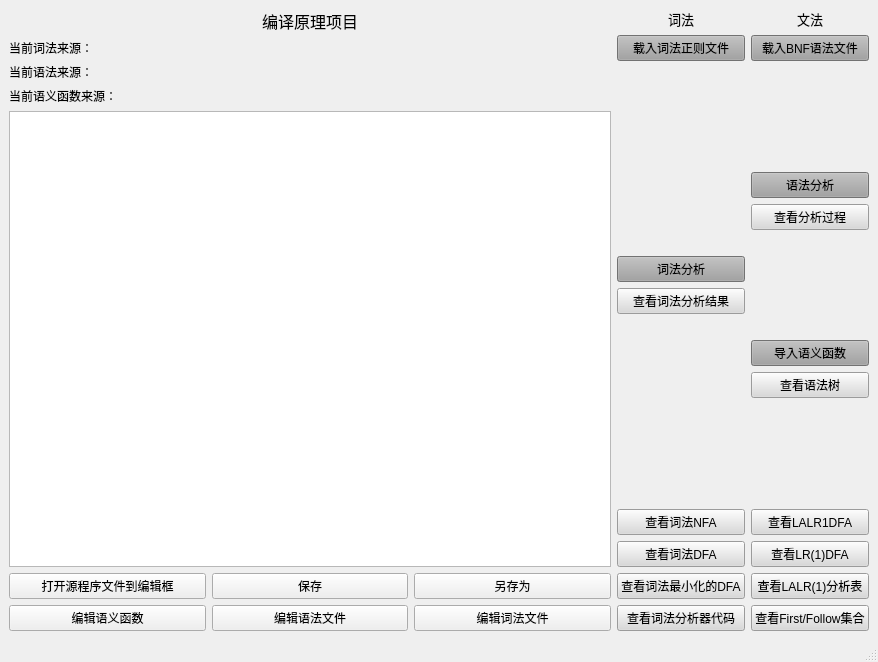
<?xml version="1.0" encoding="UTF-8"?>
<ui version="4.0">
 <class>MainWindow</class>
 <widget class="QMainWindow" name="MainWindow">
  <property name="geometry">
   <rect>
    <x>0</x>
    <y>0</y>
    <width>878</width>
    <height>662</height>
   </rect>
  </property>
  <property name="windowTitle">
   <string>MainWindow</string>
  </property>
  <property name="styleSheet">
   <string notr="true"/>
  </property>
  <widget class="QWidget" name="centralwidget">
   <layout class="QHBoxLayout" name="horizontalLayout_6">
    <item>
     <layout class="QHBoxLayout" name="horizontalLayout_5">
      <item>
       <layout class="QVBoxLayout" name="verticalLayout_7">
        <item>
         <widget class="QLabel" name="label_3">
          <property name="font">
           <font>
            <family>Microsoft Himalaya</family>
            <pointsize>12</pointsize>
           </font>
          </property>
          <property name="text">
           <string>编译原理项目</string>
          </property>
          <property name="alignment">
           <set>Qt::AlignCenter</set>
          </property>
         </widget>
        </item>
        <item>
         <widget class="QLabel" name="label_Word_source">
          <property name="styleSheet">
           <string notr="true"/>
          </property>
          <property name="text">
           <string>当前词法来源：</string>
          </property>
         </widget>
        </item>
        <item>
         <widget class="QLabel" name="label_Grammar_source">
          <property name="styleSheet">
           <string notr="true"/>
          </property>
          <property name="text">
           <string>当前语法来源：</string>
          </property>
         </widget>
        </item>
        <item>
         <widget class="QLabel" name="fixTreeSource">
          <property name="text">
           <string>当前语义函数来源：</string>
          </property>
         </widget>
        </item>
        <item>
         <widget class="QPlainTextEdit" name="plainTextEdit"/>
        </item>
        <item>
         <layout class="QHBoxLayout" name="horizontalLayout_4">
          <item>
           <widget class="QPushButton" name="pushButton_openSrc">
            <property name="styleSheet">
             <string notr="true"/>
            </property>
            <property name="text">
             <string>打开源程序文件到编辑框</string>
            </property>
           </widget>
          </item>
          <item>
           <widget class="QPushButton" name="pushButton_save_program">
            <property name="text">
             <string>保存</string>
            </property>
           </widget>
          </item>
          <item>
           <widget class="QPushButton" name="pushButton_saveSrc">
            <property name="styleSheet">
             <string notr="true"/>
            </property>
            <property name="text">
             <string>另存为</string>
            </property>
           </widget>
          </item>
         </layout>
        </item>
        <item>
         <layout class="QHBoxLayout" name="horizontalLayout">
          <item>
           <widget class="QPushButton" name="pushButton_edit_fixTree">
            <property name="text">
             <string>编辑语义函数</string>
            </property>
           </widget>
          </item>
          <item>
           <widget class="QPushButton" name="pushButton_edit_grm">
            <property name="text">
             <string>编辑语法文件</string>
            </property>
           </widget>
          </item>
          <item>
           <widget class="QPushButton" name="pushButton_edit_rul">
            <property name="text">
             <string>编辑词法文件</string>
            </property>
           </widget>
          </item>
         </layout>
        </item>
       </layout>
      </item>
      <item>
       <layout class="QHBoxLayout" name="horizontalLayout_2">
        <item>
         <layout class="QHBoxLayout" name="horizontalLayout_3">
          <item>
           <layout class="QVBoxLayout" name="verticalLayout_2">
            <item>
             <widget class="QLabel" name="label_2">
              <property name="font">
               <font>
                <family>Microsoft Himalaya</family>
                <pointsize>10</pointsize>
                <italic>false</italic>
                <bold>false</bold>
               </font>
              </property>
              <property name="text">
               <string>词法</string>
              </property>
              <property name="alignment">
               <set>Qt::AlignCenter</set>
              </property>
             </widget>
            </item>
            <item>
             <widget class="QPushButton" name="pushButton_load_word_rul">
              <property name="styleSheet">
               <string notr="true">background-color: rgb(160, 160, 160);</string>
              </property>
              <property name="text">
               <string>载入词法正则文件</string>
              </property>
             </widget>
            </item>
            <item>
             <spacer name="verticalSpacer_2">
              <property name="orientation">
               <enum>Qt::Vertical</enum>
              </property>
              <property name="sizeHint" stdset="0">
               <size>
                <width>20</width>
                <height>40</height>
               </size>
              </property>
             </spacer>
            </item>
            <item>
             <widget class="QPushButton" name="pushButton_Word_Analyze">
              <property name="styleSheet">
               <string notr="true">background-color: rgb(160, 160, 160);</string>
              </property>
              <property name="text">
               <string>词法分析</string>
              </property>
             </widget>
            </item>
            <item>
             <widget class="QPushButton" name="pushButton_show_result_WA">
              <property name="styleSheet">
               <string notr="true">background-color: rgb(217, 217, 217);</string>
              </property>
              <property name="text">
               <string>查看词法分析结果</string>
              </property>
             </widget>
            </item>
            <item>
             <spacer name="verticalSpacer_3">
              <property name="orientation">
               <enum>Qt::Vertical</enum>
              </property>
              <property name="sizeHint" stdset="0">
               <size>
                <width>20</width>
                <height>40</height>
               </size>
              </property>
             </spacer>
            </item>
            <item>
             <widget class="QPushButton" name="pushButton_Word_NFA">
              <property name="styleSheet">
               <string notr="true">background-color: rgb(217, 217, 217);</string>
              </property>
              <property name="text">
               <string>查看词法NFA</string>
              </property>
             </widget>
            </item>
            <item>
             <widget class="QPushButton" name="pushButton_word_DFA">
              <property name="styleSheet">
               <string notr="true">background-color: rgb(217, 217, 217);</string>
              </property>
              <property name="text">
               <string>查看词法DFA</string>
              </property>
             </widget>
            </item>
            <item>
             <widget class="QPushButton" name="pushButton_word_miniDFA">
              <property name="styleSheet">
               <string notr="true">background-color: rgb(217, 217, 217);</string>
              </property>
              <property name="text">
               <string>查看词法最小化的DFA</string>
              </property>
             </widget>
            </item>
            <item>
             <widget class="QPushButton" name="pushButton_show_code">
              <property name="styleSheet">
               <string notr="true">background-color: rgb(217, 217, 217);</string>
              </property>
              <property name="text">
               <string>查看词法分析器代码</string>
              </property>
             </widget>
            </item>
           </layout>
          </item>
          <item>
           <layout class="QVBoxLayout" name="verticalLayout_3">
            <item>
             <widget class="QLabel" name="label">
              <property name="font">
               <font>
                <family>Microsoft Himalaya</family>
                <pointsize>10</pointsize>
                <bold>false</bold>
               </font>
              </property>
              <property name="layoutDirection">
               <enum>Qt::LeftToRight</enum>
              </property>
              <property name="autoFillBackground">
               <bool>false</bool>
              </property>
              <property name="text">
               <string>文法</string>
              </property>
              <property name="alignment">
               <set>Qt::AlignCenter</set>
              </property>
             </widget>
            </item>
            <item>
             <widget class="QPushButton" name="pushButton_load_BNF">
              <property name="styleSheet">
               <string notr="true">background-color: rgb(160, 160, 160);</string>
              </property>
              <property name="text">
               <string>载入BNF语法文件</string>
              </property>
             </widget>
            </item>
            <item>
             <spacer name="verticalSpacer_5">
              <property name="orientation">
               <enum>Qt::Vertical</enum>
              </property>
              <property name="sizeHint" stdset="0">
               <size>
                <width>20</width>
                <height>40</height>
               </size>
              </property>
             </spacer>
            </item>
            <item>
             <widget class="QPushButton" name="pushButton_GA_run">
              <property name="styleSheet">
               <string notr="true">background-color: rgb(160, 160, 160);</string>
              </property>
              <property name="text">
               <string>语法分析</string>
              </property>
             </widget>
            </item>
            <item>
             <widget class="QPushButton" name="pushButton_show_log">
              <property name="styleSheet">
               <string notr="true">background-color: rgb(217, 217, 217);</string>
              </property>
              <property name="text">
               <string>查看分析过程</string>
              </property>
             </widget>
            </item>
            <item>
             <spacer name="verticalSpacer">
              <property name="orientation">
               <enum>Qt::Vertical</enum>
              </property>
              <property name="sizeHint" stdset="0">
               <size>
                <width>20</width>
                <height>40</height>
               </size>
              </property>
             </spacer>
            </item>
            <item>
             <widget class="QPushButton" name="pushButton_GrmTreeFunc">
              <property name="styleSheet">
               <string notr="true">background-color: rgb(160, 160, 160);</string>
              </property>
              <property name="text">
               <string>导入语义函数</string>
              </property>
             </widget>
            </item>
            <item>
             <widget class="QPushButton" name="pushButton_show_Analyze_Tree">
              <property name="styleSheet">
               <string notr="true">background-color: rgb(217, 217, 217);</string>
              </property>
              <property name="text">
               <string>查看语法树</string>
              </property>
             </widget>
            </item>
            <item>
             <spacer name="verticalSpacer_4">
              <property name="orientation">
               <enum>Qt::Vertical</enum>
              </property>
              <property name="sizeHint" stdset="0">
               <size>
                <width>20</width>
                <height>40</height>
               </size>
              </property>
             </spacer>
            </item>
            <item>
             <widget class="QPushButton" name="pushButton_show_LALR_DFA">
              <property name="styleSheet">
               <string notr="true">background-color: rgb(217, 217, 217);</string>
              </property>
              <property name="text">
               <string>查看LALR1DFA</string>
              </property>
             </widget>
            </item>
            <item>
             <widget class="QPushButton" name="pushButton_show_LR1_DFA">
              <property name="styleSheet">
               <string notr="true">background-color: rgb(217, 217, 217);</string>
              </property>
              <property name="text">
               <string>查看LR(1)DFA</string>
              </property>
             </widget>
            </item>
            <item>
             <widget class="QPushButton" name="pushButton_LALR1Table">
              <property name="styleSheet">
               <string notr="true">background-color: rgb(217, 217, 217);</string>
              </property>
              <property name="text">
               <string>查看LALR(1)分析表</string>
              </property>
             </widget>
            </item>
            <item>
             <widget class="QPushButton" name="pushButton_show_FirstFollow">
              <property name="styleSheet">
               <string notr="true">background-color: rgb(217, 217, 217);</string>
              </property>
              <property name="text">
               <string>查看First/Follow集合</string>
              </property>
             </widget>
            </item>
           </layout>
          </item>
         </layout>
        </item>
       </layout>
      </item>
     </layout>
    </item>
   </layout>
  </widget>
  <widget class="QMenuBar" name="menubar">
   <property name="geometry">
    <rect>
     <x>0</x>
     <y>0</y>
     <width>878</width>
     <height>36</height>
    </rect>
   </property>
  </widget>
  <widget class="QStatusBar" name="statusbar"/>
 </widget>
 <resources/>
 <connections/>
</ui>
